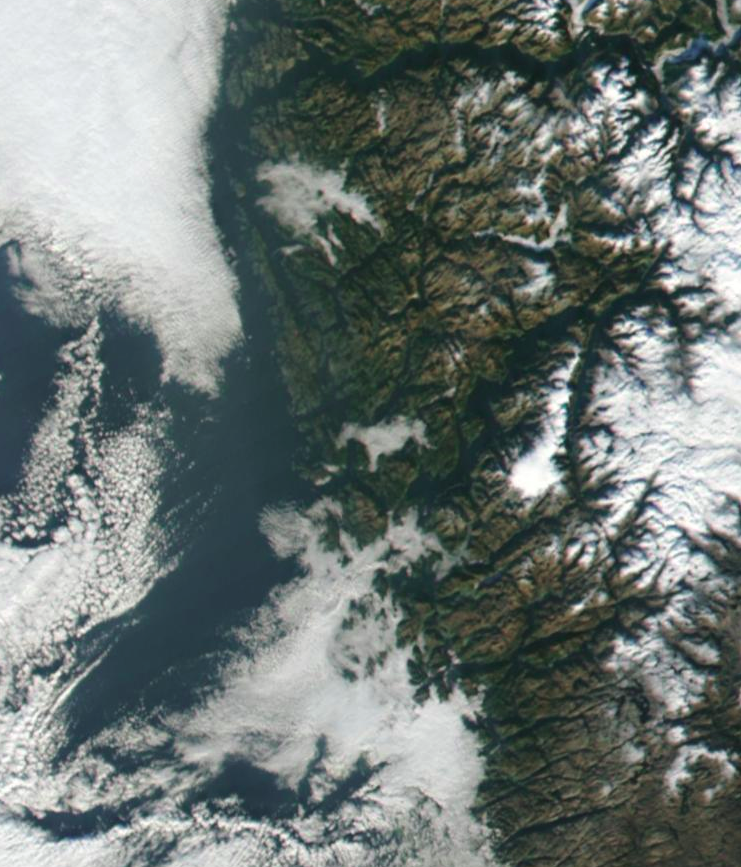
#> input picture sat_img.png, 741 x 867 px
$ python surf_sift.py
#> lines starting #> are read from the running program, lines starting #| are printed output that depends on the picture; after the words box and inside, x2 and y2 are one past the last pixel; in counts of white or black regions, pixels touching at a corner belong together; long printed decimals are rounded
#!/usr/bin/python3

import numpy as np
import cv2
from matplotlib import pyplot as plt

# img_path = "NoiselessSatelliteImage.png"
# img_path2 = "NoiselessSatelliteImage2.png"
img_path = "sat_img.png"
img_path2 = "noiseless_img.png"

# sift = cv2.xfeatures2d.SURF_create(800)
sift = cv2.xfeatures2d.SIFT_create(800)

flann_index = 1
flann_parameters = dict(algorithm = flann_index, trees = 5)
img_matcher = cv2.FlannBasedMatcher(flann_parameters, {})

image1 = cv2.imread(img_path)
#> image1 is the input picture: shape (867, 741, 3); mean B, G, R 115.5, 118.4, 109.2
gray_image1 = cv2.cvtColor(image1, cv2.COLOR_BGR2GRAY)
kpts1, descs1 = sift.detectAndCompute(gray_image1,None)
#> kpts1 = 800 keypoints; strongest (x, y, size): (533, 476, 31.9), (658, 132, 8.5), (578, 607, 5.8), (558, 400, 14.6)

image2 = cv2.imread(img_path2)
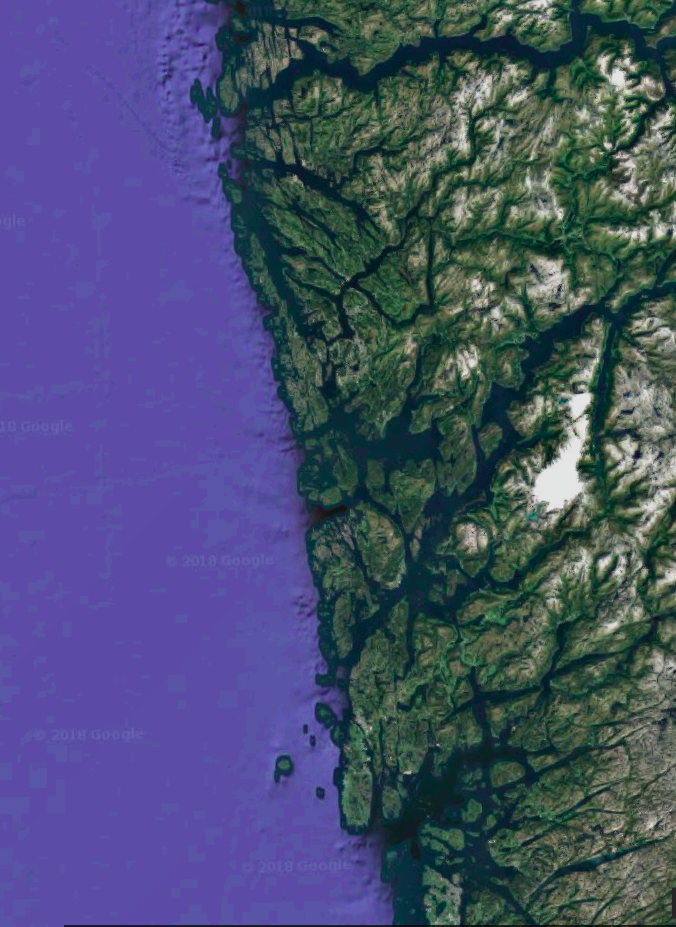
#> input picture noiseless_img.png, 676 x 927 px
#> image2 is the input picture: shape (927, 676, 3); mean B, G, R 110.5, 79, 70.9
gray_image2 = cv2.cvtColor(image2, cv2.COLOR_BGR2GRAY)
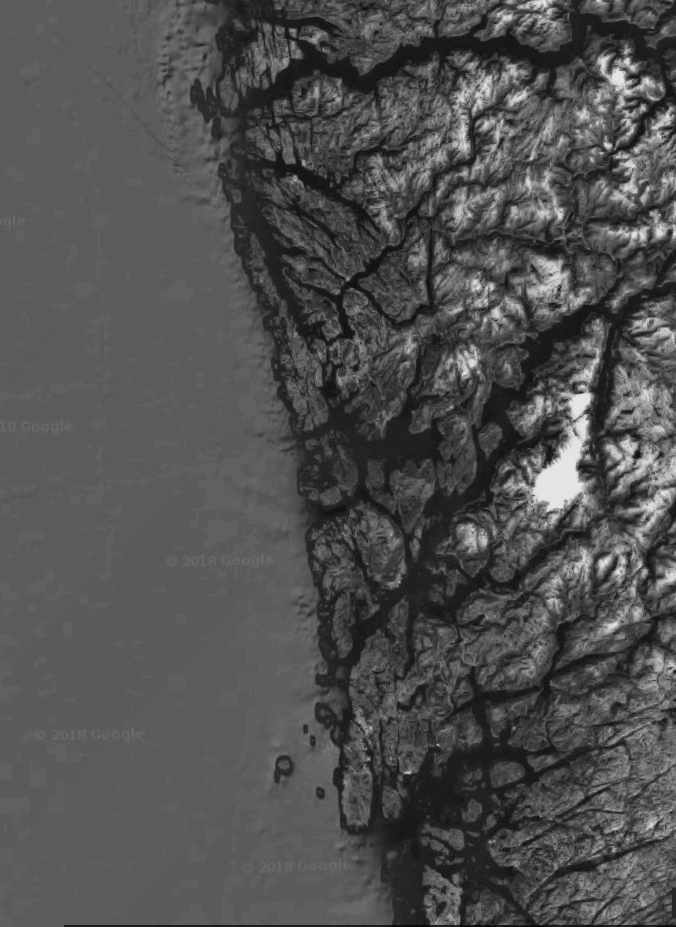
#> gray_image2: shape (927, 676); min 6, max 229, mean 80.2
kpts2, descs2 = sift.detectAndCompute(gray_image2,None)
#> kpts2 = 800 keypoints; strongest (x, y, size): (557, 485, 35), (637, 455, 6.1), (580, 403, 14.5), (643, 108, 4.7)

img_matches = img_matcher.knnMatch(descs1, descs2, 2)
#> img_matches = 800 matches

img_matchesMask = [[0,0] for i in range(len(img_matches))]
#> img_matchesMask = 800 pairs, first value 0 to 0, second value 0 to 0

for i, (m1,m2) in enumerate(img_matches):
	if m1.distance < 0.45 * m2.distance:
		img_matchesMask[i] = [1,0]
		pt1 = kpts1[m1.queryIdx].pt
		pt2 = kpts2[m1.trainIdx].pt
		print(i, pt1,pt2 )
		if i % 5 ==0:
			cv2.circle(image1, (int(pt1[0]),int(pt1[1])), 5, (255,0,255), -1)
			cv2.circle(image2, (int(pt2[0]),int(pt2[1])), 5, (255,0,255), -1)
#> this loop made 800 passes
#> (pt1, pt2) on passes 60, 211, 216, 542: ((559.9, 421.9), (582.7, 424.9)), ((635.7, 243.4), (650.4, 234.3)), ((635.7, 243.4), (650.4, 234.3)), ((607.8, 240), (622, 232.4))
#| 59 (559.938, 421.919) (582.731, 424.881)
#| 210 (635.709, 243.366) (650.372, 234.311)
#| 215 (635.709, 243.366) (650.372, 234.311)
#| 541 (607.766, 239.982) (622.024, 232.384)
#> image1: shape (867, 741, 3); 0.01% of pixels changed, all inside (x1, y1, x2, y2) = (630, 238, 641, 249)
#> image2: shape (927, 676, 3); 0.01% of pixels changed, all inside (x1, y1, x2, y2) = (645, 229, 656, 240)
#> after the loop, img_matchesMask = 800 pairs, first value 0 to 1, second value 0 to 0

draw_params = dict(matchColor = (0, 255,0),
				  singlePointColor = (0,0,255),
		  		  matchesMask = img_matchesMask,
				  flags = 0)
#> draw_params = 4 items

res = cv2.drawMatchesKnn(image1,kpts1,image2,kpts2,img_matches,None,**draw_params)
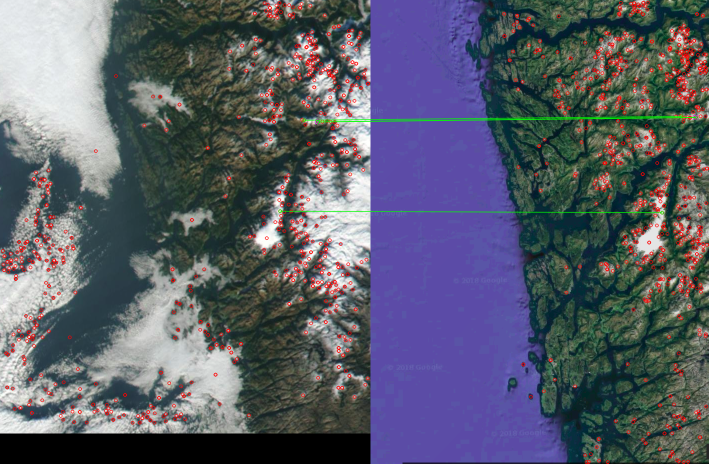
#> res: shape (927, 1417, 3) (shown at 1/2 size); mean B, G, R 106.2, 93.1, 89.9

res = cv2.resize(res, (1080, 720))
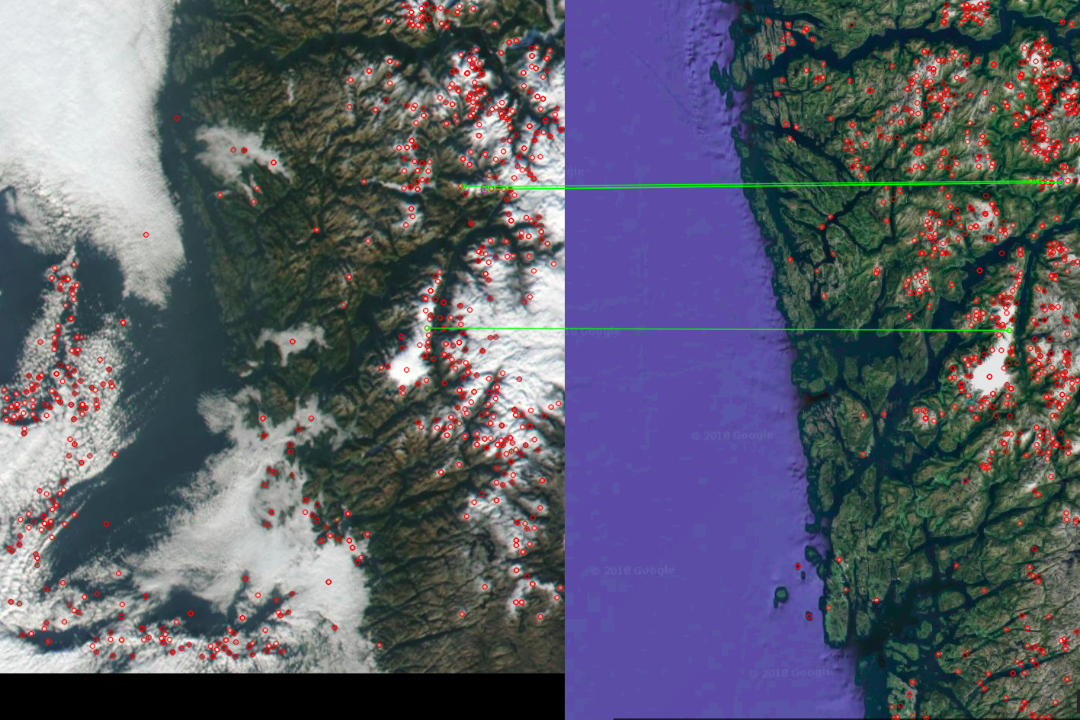
#> res: shape (720, 1080, 3); mean B, G, R 106.1, 93, 89.9

cv2.imshow("Result", res);cv2.waitKey();cv2.destroyAllWindows()
